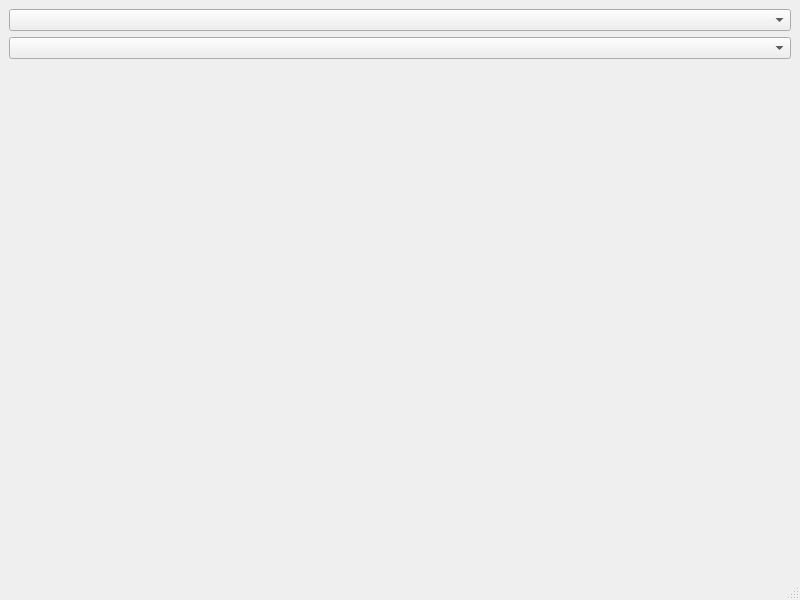
<?xml version="1.0" encoding="UTF-8"?>
<ui version="4.0">
 <class>MainWindow</class>
 <widget class="QMainWindow" name="MainWindow">
  <property name="geometry">
   <rect>
    <x>0</x>
    <y>0</y>
    <width>800</width>
    <height>600</height>
   </rect>
  </property>
  <property name="windowTitle">
   <string>MainWindow</string>
  </property>
  <widget class="QWidget" name="centralwidget">
   <layout class="QGridLayout" name="gridLayout_2">
    <item row="1" column="0" colspan="2">
     <widget class="QComboBox" name="number"/>
    </item>
    <item row="3" column="1">
     <widget class="PlotWidget" name="graphWidget2" native="true"/>
    </item>
    <item row="3" column="0">
     <widget class="PlotWidget" name="graphWidget" native="true"/>
    </item>
    <item row="2" column="0" colspan="2">
     <widget class="QComboBox" name="option"/>
    </item>
   </layout>
  </widget>
  <widget class="QMenuBar" name="menubar">
   <property name="geometry">
    <rect>
     <x>0</x>
     <y>0</y>
     <width>800</width>
     <height>26</height>
    </rect>
   </property>
  </widget>
  <widget class="QStatusBar" name="statusbar"/>
 </widget>
 <customwidgets>
  <customwidget>
   <class>PlotWidget</class>
   <extends>QWidget</extends>
   <header location="global">pyqtgraph</header>
   <container>1</container>
  </customwidget>
 </customwidgets>
 <resources/>
 <connections/>
</ui>
